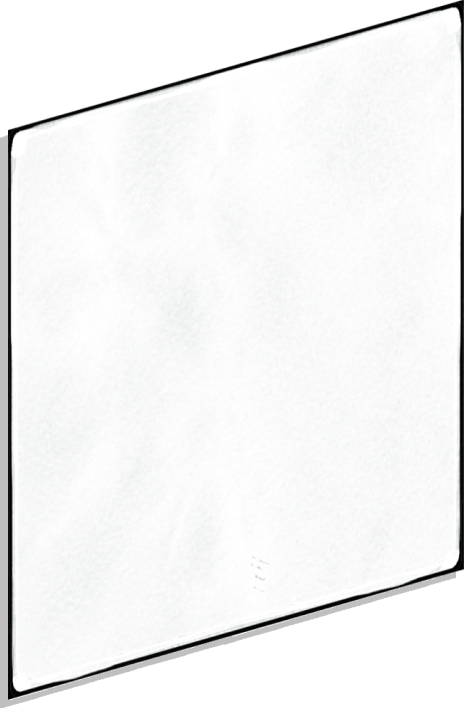
#> input picture assets/home2/board.png, 464 x 708 px
$ python make_hitmask.py
#> lines starting #> are read from the running program, lines starting #| are printed output that depends on the picture
# 生成 hitmask.js：主页各图层的透明度遮罩（给 main.js 的点击判断用），以及光束的遮罩图（给彩色流光用）。
# 双击打开 index.html（file://）时浏览器不让读图片像素，所以提前把遮罩算好写进 JS。
# 换了 assets/home2/ 里的图层后重新跑一次：python make_hitmask.py
import base64, io, json, os
from PIL import Image

HERE = os.path.dirname(os.path.abspath(__file__))
S = 2   # 遮罩按 1/2 尺寸存
# 入口图层：alpha > 40 算点中；静态布景：alpha > 160 才挡住后面的入口（半透明的光不挡）
HOT = ['board', 'clip', 'task-title', 'task-paper', 'task-line1', 'task-line2', 'task-icon', 'story-bg', 'story-last', 'story-btnbox', 'story-btn', 'story-prog', 'story-cg', 'story-arrow',
       'sub-main', 'sub-side', 'sub-map', 'c-label', 'c-text', 'c-avatar', 'c-coat', 'contact-pen', 'contact-avatar', 'backbar', 'back',
       'settings', 'codex-sign', 'codex-pen', 'statue-r', 'statue-l', 'reddot', 'tag-wiki', 'tag-xiang']
STATIC = ['notice', 'c-panel', 'c-light', 'c-pill1', 'c-pill2', 'c-pattern', 'wall-line', 'platform', 'codex-tri', 'fg', 'rug', 'sofa-shadow', 'menubar', 'menu', 'sofa', 'butler', 'plant', 'rays', 'shine', 'plant2']

out = {}
for names, th in ((HOT, 40), (STATIC, 160)):
    for n in names:
        a = Image.open(os.path.join(HERE, n + '.png')).convert('RGBA').getchannel('A')
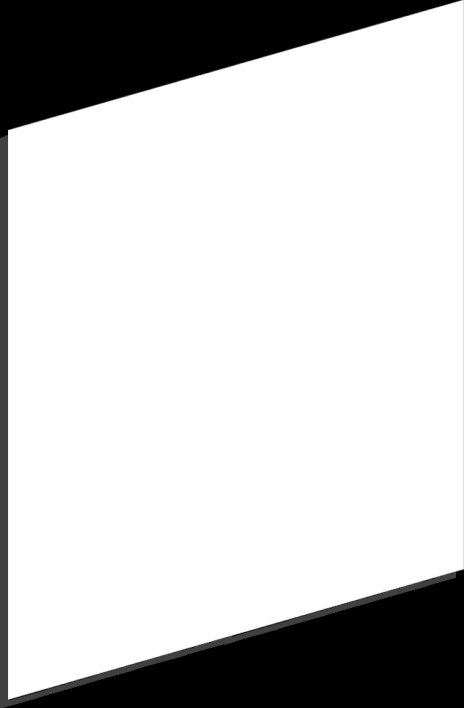
#> a: PIL image 464x708 L; min 0, max 255, mean 202.9
        w, h = (a.width + S - 1) // S, (a.height + S - 1) // S
#> w = 232; h = 354
        a = a.resize((w, h), Image.BOX)
#> a: PIL image 232x354 L
        px = a.load()
        bits = bytearray((w * h + 7) // 8)
        for y in range(h):
            for x in range(w):
                if px[x, y] > th:
                    i = y * w + x
                    bits[i >> 3] |= 1 << (i & 7)
#> (the run stopped early here; a loop or call above may not have finished)

$ run again, on assets/home2/bg.png
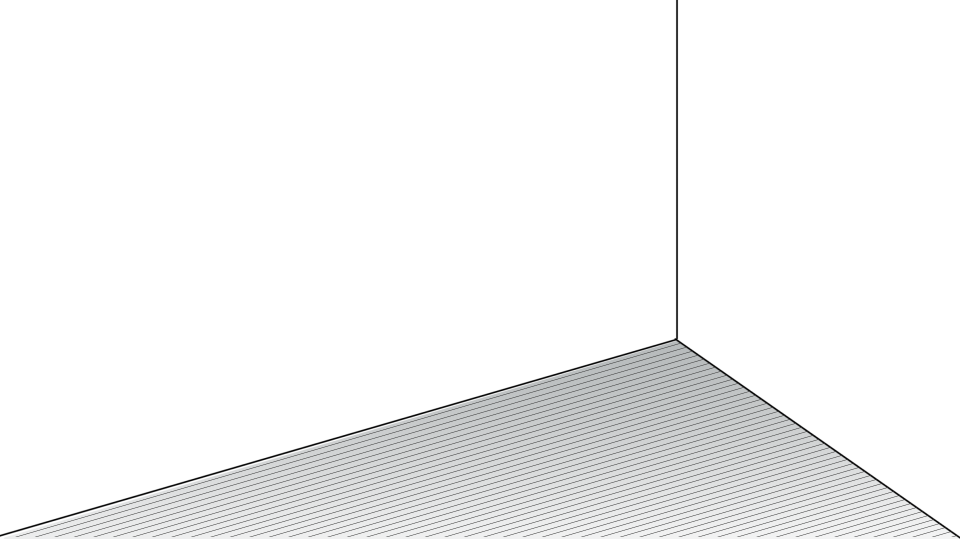
#> input picture assets/home2/bg.png, 1920 x 1080 px, given in place of board.png, which was not available (shown at 1/2 size)
#> `a = Image.open(os.path.join(HERE, n + '.png')).convert('RGBA').getchan..`:
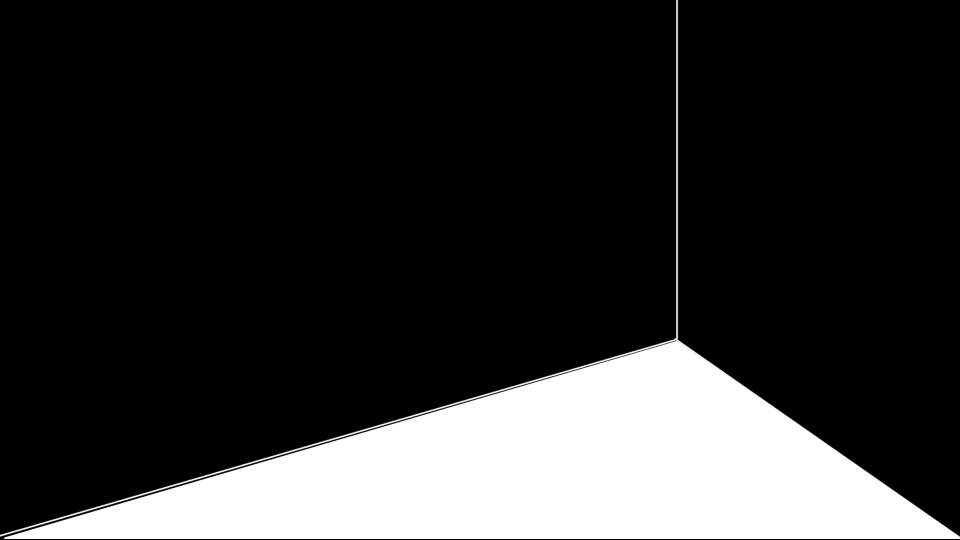
#> a: PIL image 1920x1080 L (shown at 1/2 size); min 0, max 255, mean 47.9
#> `a = a.resize((w, h), Image.BOX)`:
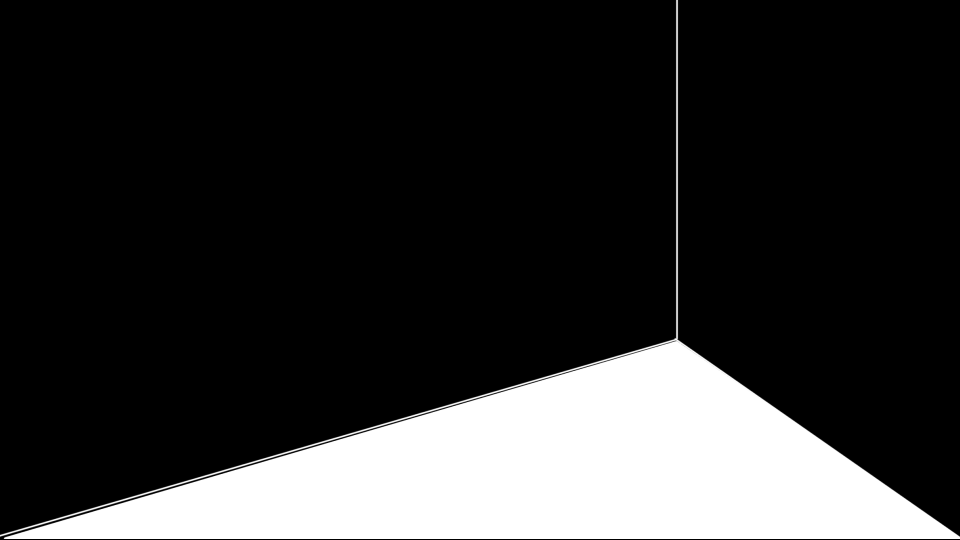
#> a: PIL image 960x540 L; min 0, max 255, mean 47.9

$ run again, on assets/home2/butler.png
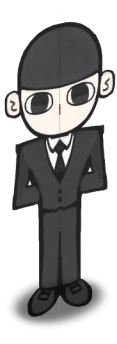
#> input picture assets/home2/butler.png, 117 x 344 px, given in place of board.png, which was not available
#> `a = Image.open(os.path.join(HERE, n + '.png')).convert('RGBA').getchan..`:
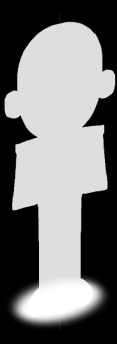
#> a: PIL image 117x344 L; min 0, max 255, mean 117.2
#> `a = a.resize((w, h), Image.BOX)`:
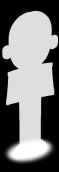
#> a: PIL image 59x172 L; min 0, max 255, mean 117.9
